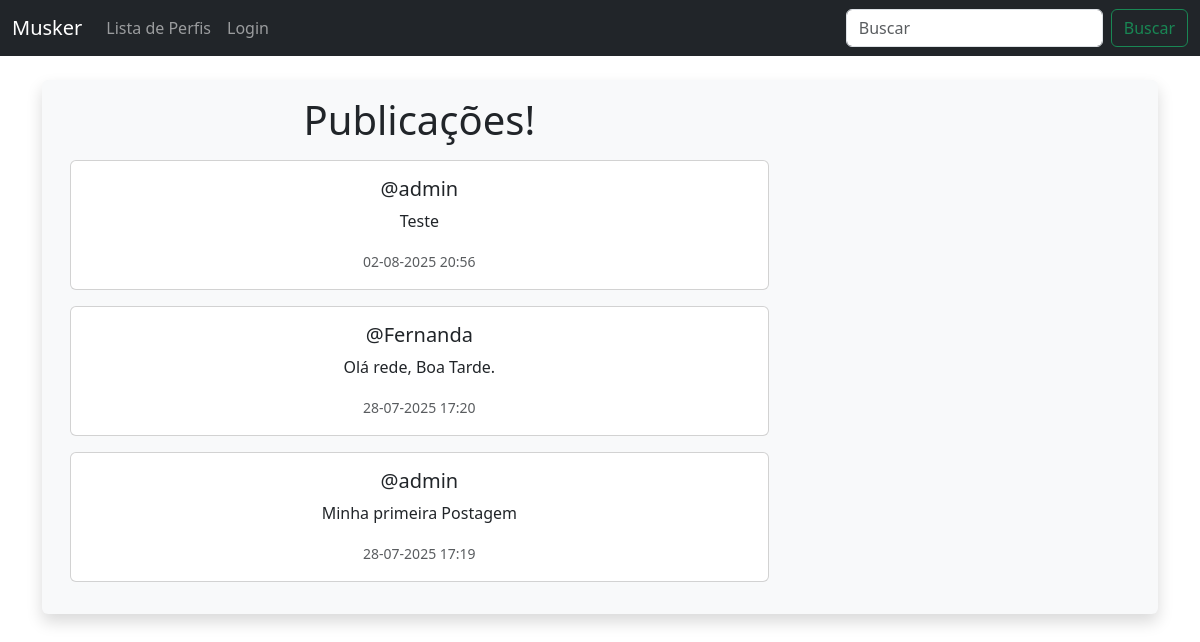
The page / on the database its author committed.
### musker/models.py (models this page shows, shortened)
class Meep(models.Model):
    user = models.ForeignKey(User, related_name='meeps', on_delete=models.DO_NOTHING)
    body = models.CharField(max_length=280)
    created_at = models.DateTimeField(auto_now_add=True)

### musker/views.py (the view)
# urls.py: path('', views.home, name='home'),
def home(request):
    if request.user.is_authenticated:
        form = MeepForm(request.POST or None)
        if request.method == "POST":
            if form.is_valid():
                meep = form.save(commit=False)
                meep.user = request.user
                meep.save()
                messages.success(request, "Publicação criada com sucesso!")
                return redirect('home')
        meeps = Meep.objects.all().order_by('-created_at')
        return render(request, 'home.html', {"meeps": meeps, "form": form})
    else:
        meeps = Meep.objects.all().order_by('-created_at')
        return render(request, 'home.html', {"meeps":meeps})

### musker/templates/home.html (shortened to what this page needs)
{% extends "base.html" %}
{% block content %}
<div class="container text-center">
    <div class="row bg-light p-3 rounded shadow">
        <div class="col-12 col-md-4 order-1 order-md-2 mb-4 mb-md-0">
</div>
<div class="col-12 col-md-8 order-2 order-md-1">
    <h1 class="mb-3">Publicações!</h1>
    {% for meep in meeps %}
        <div class="card mb-3">
            <div class="card-body">
                <h5 class="card-title">@{{ meep.user.username }}</h5>
                <p class="card-text">{{ meep.body }}</p>
                <p class="card-text">
                    <small class="text-muted">{{ meep.created_at|date:"d-m-Y H:i" }}</small>
                </p>
            </div>
        </div>
    {% endfor %}
</div>
    </div>
</div>
{% endblock %}

### rows shown on the page
Meep: user.username "admin", body "Teste", created_at "02-08-2025 20:56"
Meep: user.username "Fernanda", body "Olá rede, Boa Tarde.", created_at "28-07-2025 17:20"
Meep: user.username "admin", body "Minha primeira Postagem", created_at "28-07-2025 17:19"
